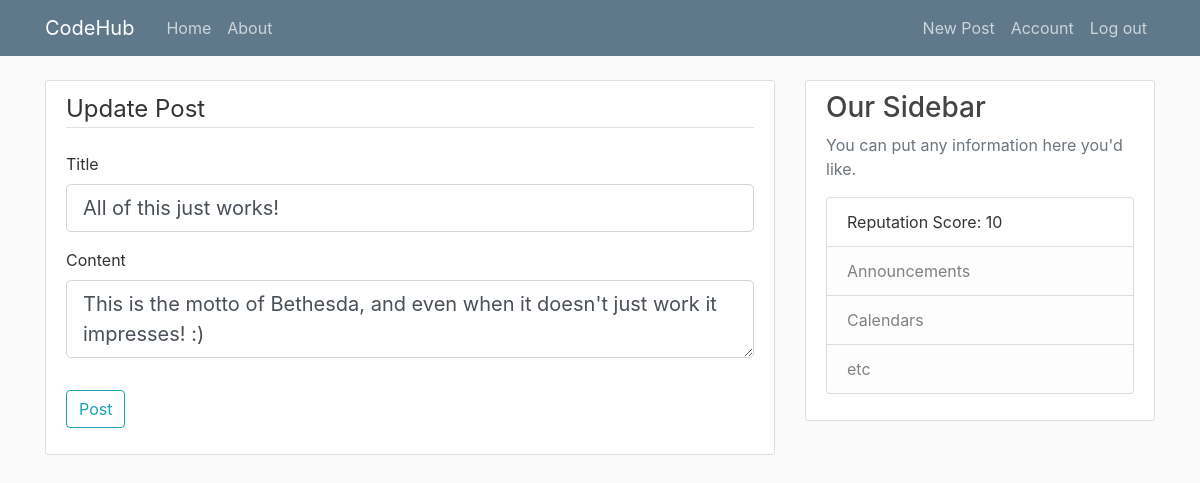
Screenshot of /post/1/update (signed in) with the database file from the repository.
### app/models.py (models this page shows, shortened)
class Post(db.Model):
    id = db.Column(db.Integer, primary_key=True)                                    # Primary Key
    title = db.Column(db.String(100), nullable=False)                               # Each Post will have a title, with a max(100) characters, uniqueness does not apply, and Null is not allowed!
    date_posted = db.Column(db.DateTime, nullable=False, default=datetime.utcnow)   # Each Post will have a date_posted, with DateTime set to utcnow, current time, and Null is not allowed!
    content = db.Column(db.Text, nullable=False)                                    # Each Post will have a content with no character limit, and Null is not allowed!
    user_id = db.Column(db.Integer, db.ForeignKey('user.id'), nullable=False)       # This is using the user id as a ForeignKey, each post must have an Author, so Null is not allowed!
    rating = db.Column(db.Integer, nullable=False, default=0)

class User(db.Model, UserMixin):
    id = db.Column(db.Integer, primary_key=True)                                    # Primary Key
    username = db.Column(db.String(20), unique=True, nullable=False)                # Each User will have a username, with a max(20) characters, it must be unique, and Null is not allowed!
    email = db.Column(db.String(120), unique=True, nullable=False)                  # Each User will have an email, with a max(120) characters, it must be unique, and Null is not allowed!
    image_file = db.Column(db.String(20), nullable=False, default='default.jpg')    # Each User will have a defualt profile Image, so uniqueness does not apply, since Null is not allowed!
    password = db.Column(db.String(60), nullable=False)                             # Each User will have passwords, with a max(60) characters, uniqueness does not apply, and Null is not allowed!
    posts = db.relationship('Post', backref='author', lazy=True)                    # This is linked to Posts, Lazy Evaluation is set to: True
    reputation = db.Column(db.Integer, nullable=False, default=10)                  # This has a default value of 10
    profanity = db.Column(db.Boolean, unique=False, default=False)                  # This had a default value of 0
    chance = db.Column(db.Boolean, nullable=False, default=True)                    # This has a default value of True
    blacklisted = db.Column(db.Boolean, unique=False, default=False)                # This has a default value of False
    compliments=db.Column(db.Integer, unique=False, default=0)                      # This has a default value of 0

### app/posts/routes.py (the view, shortened to what this page needs)
@posts.route('/post/<int:post_id>/update', methods=['GET', 'POST'])
@login_required
def update_post(post_id):
    post = Post.query.get_or_404(post_id)
    if post.author != current_user:
        abort(403)
    form = PostForm()                                                       # Create an instance of the PostForm()
    if request.method == 'GET':
        form.title.data = post.title                                        # This ensures that the fields are populated with the previous text! But only if it's a 'GET' request.
        form.content.data = post.content                                    # This ensures that the fields are populated with the previous text! But only if it's a 'GET' request.
    return render_template('create_post.html', title='Update Post', form=form, legend='Update Post')            # Redirect to Create_Post.html, but with some pre-filled text, and a newer legend!

### app/posts/forms.py
class PostForm(FlaskForm):
    title = StringField('Title', validators=[ DataRequired() ])
    content = TextAreaField('Content', validators=[ DataRequired() ])
    submit = SubmitField('Post')

### app/models.py (called while the page is built)
@login_manager.user_loader
def laod_user(user_id):
    return User.query.get(int(user_id))                                             # getter function that helps get the user_id

### app/templates/create_post.html (shortened to what this page needs)
{% extends "template.html" %}
{% block content %}
    <div class="content-section">
        <form method="POST" action="">
            <fieldset class="form-group">
                <legend class="border-bottom mb-4">{{ legend }}</legend>
                <div class="form-group">
                    {{ form.title.label(class="form-control-label") }}
                    {% if form.title.errors %}
                        {{ form.title(class="form-control form-control-lg is-invalid") }}
                        <div class="invalid-feedback">
                            {% for error in form.title.errors %}
                                <span> {{ error }} </span>
                            {% endfor %}
                        </div>
                    {% else %}
                        {{ form.title(class="form-control form-control-lg") }}
                    {% endif %}
                </div>
                <div class="form-group">
                    {{ form.content.label(class="form-control-label") }}
                    {% if form.content.errors %}
                        {{ form.content(class="form-control form-control-lg is-invalid") }}
                        <div class="invalid-feedback">
                            {% for error in form.content.errors %}
                                <span> {{ error }} </span>
                            {% endfor %}
                        </div>
                    {% else %}
                        {{ form.content(class="form-control form-control-lg") }}
                    {% endif %}
                </div>
            </fieldset>
            <div class="form-group">
                {{ form.submit(class="btn btn-outline-info") }}
            </div>
        </form>
    </div>
{% endblock content %}

### app/templates/template.html (shortened to what this page needs)
<!DOCTYPE html>
<html lang="en">
<head>
    <link rel="stylesheet" href="https://stackpath.bootstrapcdn.com/bootstrap/4.4.1/css/bootstrap.min.css">
    <link rel="stylesheet" href="{{ url_for('static', filename='main.css') }}">
</head>
<body>
    <header class="site-header">
        <nav class="navbar navbar-expand-md navbar-dark bg-steel fixed-top">
            <div class="container">
                <a class="navbar-brand mr-4" href="/">CodeHub</a>
                <div class="collapse navbar-collapse" id="navbarToggle">
                    <div class="navbar-nav mr-auto">
                        <a class="nav-item nav-link" href="{{ url_for('main.home') }}">Home</a>
                        <a class="nav-item nav-link" href="{{ url_for('main.about') }}">About</a>
                    </div>
                    <div class="navbar-nav">
                        {% if current_user.is_authenticated %}
                            <a class="nav-item nav-link" href="{{ url_for('posts.new_post') }}">New Post</a>
                            <a class="nav-item nav-link" href="{{ url_for('users.account') }}">Account</a>
                            <a class="nav-item nav-link" href="{{ url_for('users.logout') }}">Log out</a>
                        {% else %}
                            <a class="nav-item nav-link" href="{{ url_for('users.login') }}">Login</a>
                            <a class="nav-item nav-link" href="{{ url_for('users.register') }}">Register</a>
                        {% endif %}
                    </div>
                </div>
            </div>
        </nav>
    </header>
    <main role="main" class="container">
        <div class="row">
            <div class="col-md-8">
                {% block content %}{% endblock %}
            </div>
            <div class="col-md-4">
                <div class="content-section">
                    <h3>Our Sidebar</h3>
                    <p class='text-muted'>You can put any information here you'd like.
                        <ul class="list-group">
                            {% if current_user.is_authenticated %}
                                {% if current_user.reputation >= 3 %}
                                    <li class="list-group-item list-group-item">Reputation Score: {{ current_user.reputation }}</li>
                                {% elif current_user.reputation == 2 %}
                                    <li class="list-group-item list-group-item" style="color: orange;">Reputation Score: {{ current_user.reputation }}</li>
                                {% elif current_user.reputation == 1 %}
                                    <li class="list-group-item list-group-item" style="color: orangered;">Reputation Score: {{ current_user.reputation }}</li>
                                {% elif current_user.reputation == 0 %}
                                    <li class="list-group-item list-group-item" style="color: red;">Reputation Score: {{ current_user.reputation }}</li>
                                {% else %}
                                    <li class="list-group-item list-group-item" style="color: red;"><b>Reputation Score: {{ current_user.reputation }}</b></li>
                                {% endif %}
                            {% else %}
                                <li class="list-group-item list-group-item-light">Latest Posts</li>
                            {% endif %}
                            <li class="list-group-item list-group-item-light">Announcements</li>
                            <li class="list-group-item list-group-item-light">Calendars</li>
                            <li class="list-group-item list-group-item-light">etc</li>
                        </ul>
                    </p>
                </div>
            </div>
        </div>
    </main>
</body>
</html>

### app/static/main.css (style rules this page uses)
body { background: #fafafa; color: #333333; margin-top: 5rem; }
h1, h2, h3, h4, h5, h6 { color: #444444; }
.bg-steel { background-color: #5f788a; }
.site-header .navbar-nav .nav-link { color: #cbd5db; }
.content-section { background: #ffffff; padding: 10px 20px; border: 1px solid #dddddd; border-radius: 3px; margin-bottom: 20px; }

### rows the page displays
Post: title "All of this just works!", content "This is the motto of Bethesda, and even when it doesn't just work it impresses! :)"
User: reputation "10"

### other values shown
{{ legend }} "Update Post"
